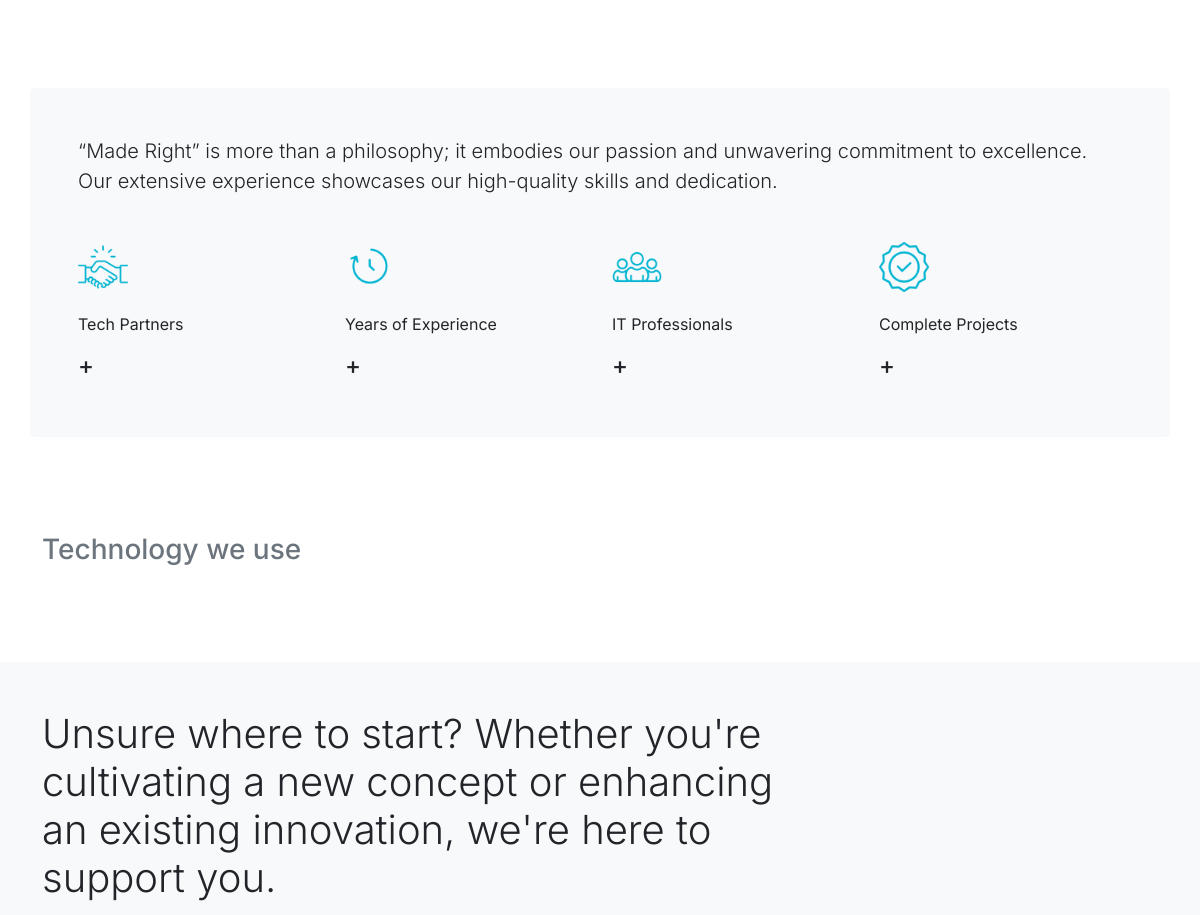
The app's page / (middle part), older data.
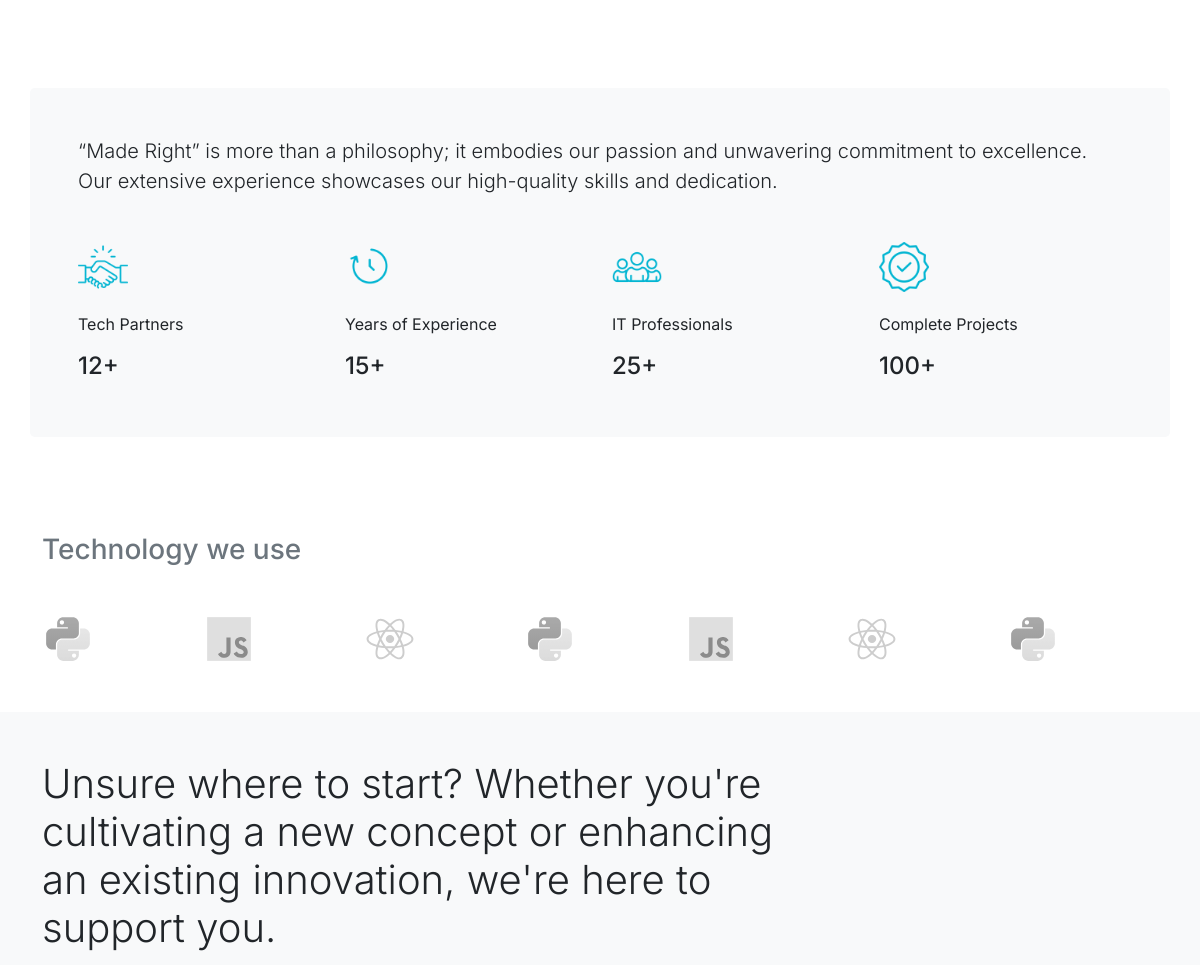
The same page, newer data.
### Website_Settings/models.py (models this page shows, shortened)
class Setting(models.Model):
    site_Name = models.CharField(max_length=30)
    logo = models.FileField(upload_to='logo/')
    logo_2 = models.FileField(upload_to='logo/')
    favicon = models.FileField(upload_to='favicon/')
    year = models.IntegerField()
    address = models.CharField(max_length=50)
    google_Map_Link = models.CharField(max_length=800)
    phone = models.CharField(max_length=20)
    email = models.EmailField(max_length=50)
    facebook = models.CharField(max_length=50)
    linkedin = models.CharField(max_length=50)
    youtube = models.CharField(max_length=50)
    instagram = models.CharField(max_length=50)
    abn = models.CharField(max_length=40)
    description = models.TextField()
    consultency = models.TextField()
    flash_News = models.TextField()

### Home_Page/models.py (models this page shows, shortened)
class Company_Achievement(models.Model):
    section_Name = models.CharField(max_length=30)
    tech_Pertners = models.IntegerField()
    years_Of_Experience = models.IntegerField()
    professionals = models.IntegerField()
    complete_Projects = models.IntegerField()

class Technology(models.Model):
    name = models.CharField(max_length=30)
    icon = models.FileField(upload_to='technology/')

### Home_Page/views.py (the view)
# urls.py: path("",views.HomeView.as_view(), name="home"),
class HomeView(TemplateView):
    template_name = "index.html"
    def get_context_data(self, **kwargs):
        context = super().get_context_data(**kwargs)
        context['titles'] = Title.objects.all()
        context['img'] = Image.objects.last()
        context['services'] = Service.objects.all()
        context['achivements'] = Company_Achievement.objects.last()
        context['tech'] = Technology.objects.all()
        return context

### Website_Settings/custom_context.py (called while the page is built)
def common_context(request):
    settings = Setting.objects.first()
    return {
        'settings': settings
    }

def image(request):
    backgrounds = Background.objects.last()
    return {
        'backgrounds': backgrounds
    }

### templates/index.html (shortened to what this page needs)
{% extends "base.html" %}
{% load static %}
{% block content %}
  <main class="flex-shrink-0">
    <section>
      <div class="container mt-lg-5 mt-3 pb-lg-5 pb-3">
      </div>
    </section>
      <section class="pt-3 pt-lg-5 pb-5">
        <div data-aos="fade-up" class="container bg-light p-3 p-lg-5 rounded-3">
          <p class="addition-icon-info">“Made Right” is more than a philosophy; it embodies our passion and unwavering
            commitment to excellence. Our
            extensive experience showcases our high-quality skills and dedication.</p>
          <div class="row">
            <div class="col-12 col-md-3">
              <img class="additional-icon" src="{% static 'asset/images/home_page_image/icons/handshake.png' %}" alt="">
              <p>Tech Partners</p>
              <h4>{{achivements.tech_Pertners}}+</h4>
            </div>
            <div class="col-12 col-md-3">
              <img class="additional-icon" src="{% static 'asset/images/home_page_image/icons/clock.png' %}" alt="">
              <p>Years of Experience</p>
              <h4>{{achivements.years_Of_Experience}}+</h4>
            </div>
            <div class="col-12 col-md-3">
              <img class="additional-icon" src="{% static 'asset/images/home_page_image/icons/employee.png' %}" alt="">
              <p>IT Professionals</p>
              <h4>{{achivements.professionals}}+</h4>
            </div>
            <div class="col-12 col-md-3">
              <img class="additional-icon" src="{% static 'asset/images/home_page_image/icons/quality.png' %}" alt="">
              <p>Complete Projects</p>
              <h4>{{achivements.complete_Projects}}+</h4>
            </div>
          </div>
        </div>
      </section>
    <section class="container pt-3 pt-lg-5 pb-3 pb-lg-5">
      <h3 data-aos="fade-up" class="text-secondary mb-lg-5 mb-3">Technology we use</h3>
      <div data-aos="fade-up" class="owl-carousel owl-theme">
        {% for t in tech%}
        <div class="item">
          <img class="technology-logo" src="{{t.icon.url}}"
            alt="">
        </div>
        {% endfor %}
      </div>
    </section>
    {% include 'free-consultency.html' %}
  </main>
{% endblock content %}

### templates/base.html (shortened to what this page needs)
{% load static %}
<!doctype html>
<html lang="en" class="h-100">
<head>
  <link href="https://cdn.jsdelivr.net/npm/bootstrap@5.0.2/dist/css/bootstrap.min.css" rel="stylesheet"
>
  <link rel="stylesheet" href="{% static 'asset/css/style.css'%}">
  <link rel="stylesheet" href="https://cdnjs.cloudflare.com/ajax/libs/font-awesome/6.5.1/css/all.min.css"
 />
  <link rel="stylesheet" href="https://cdnjs.cloudflare.com/ajax/libs/aos/2.3.4/aos.css"
 />
  <link rel="stylesheet" href="https://cdnjs.cloudflare.com/ajax/libs/OwlCarousel2/2.3.4/assets/owl.carousel.min.css"
 />
</head>
<body class="d-flex flex-column h-100">
{% block content %}
{% endblock content %}
</body>
</html>

### templates/free-consultency.html (shortened to what this page needs)
<section class="bg-light pt-3 pt-lg-5 pb-5">
    <div class="container">
      <div class="row">
        <div class="col-12 col-md-8 col-lg-8">
          <h1 class="fw-light">
          {{settings.consultency}}
          </h1> <br> <br>
        </div>
      </div>
    </div>
  </section>

### templates/footer.html (shortened to what this page needs)
{% load static %}

### static/asset/css/style.css (style rules this page uses)
body { font-family: 'Inter', sans-serif !important; background-color: none !important; }
.additional-icon { width: 50px; padding-bottom: 20px; }
.addition-icon-info { font-size: 20px; font-weight: 300; padding-bottom: 30px; }
.technology-logo { width: 50px !important; filter: grayscale(100%); opacity: .6; transition: .3s; }

Row changes from the older to the newer data that the page shows:
added Company_Achievement: tech_Pertners "12", years_Of_Experience "15", professionals "25", complete_Projects "100"
added Technology: icon (picture)
added Technology: icon (picture)
added Technology: icon (picture)
